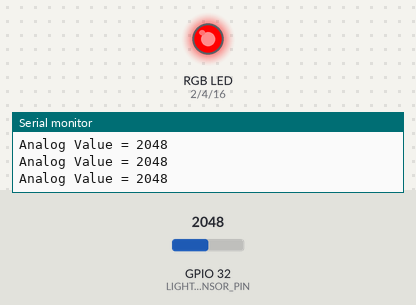
Recording of a sketch running on a simulated ESP32. Shown: an RGB LED mixed from three pins (HIGH = lit), the last lines printed to the serial monitor. Inputs (shaded band) come from the test bench; at power-on: GPIO 32 (LIGHT_SENSOR_PIN) = 2048. Dim RGB values are drawn brighter than linear.

Above: at 1.2 s.
1.3 s: GPIO 32 (LIGHT_SENSOR_PIN) set to 1033
2.8 s: GPIO 32 (LIGHT_SENSOR_PIN) set to 967
At 3.4 s:
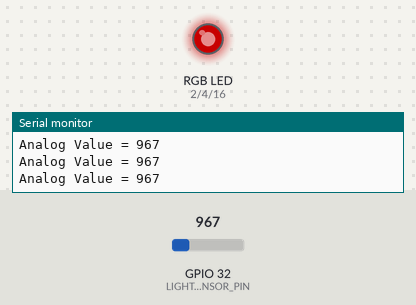
4.3 s: GPIO 32 (LIGHT_SENSOR_PIN) set to 1040
At 5.5 s:
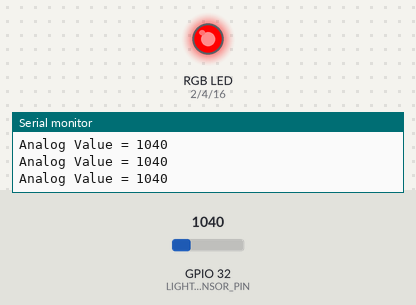
5.8 s: GPIO 32 (LIGHT_SENSOR_PIN) set to 491
At 6.4 s:
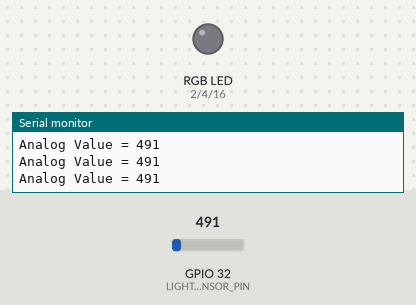
Timing chart, 0 to 8.3 s (numbered marks = the images above; inputs shaded):
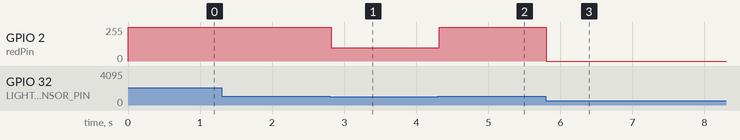

Measured:
- the behaviour switches between 1000 and 999 on GPIO 32 (LIGHT_SENSOR_PIN) (found by bisection; images 0 and 1)
- after the input at 2.8 s, GPIO 2 (redPin): 255/255 → 100/255 at once
- after the input at 4.3 s, GPIO 2 (redPin): 100/255 → 255/255 at once
- after the input at 5.8 s, GPIO 2 (redPin): 255/255 → 0/255 at once

The sketch:

Praktikum1.ino
```cpp
#define LIGHT_SENSOR_PIN 32

int redPin = 2;
int greenPin = 4;
int bluePin = 16;

void setup() {
  // put your setup code here, to run once:
  Serial.begin(9600);
  pinMode(redPin, OUTPUT);
  pinMode(greenPin, OUTPUT);
  pinMode(bluePin, OUTPUT);

}

void loop() {
  int analogValue = analogRead(LIGHT_SENSOR_PIN);
  if(analogValue < 500 ){
     setColor(0, 0, 0); //red
     Serial.print("Analog Value = ");
     Serial.print(analogValue);
     Serial.println("");
  }
  else if(analogValue < 1000 && analogValue > 500){
    setColor(100, 0, 0); //green
    Serial.print("Analog Value = ");
    Serial.print(analogValue);
    Serial.println("");
  }
  else{
    setColor(255, 0, 0); //blue
    Serial.print("Analog Value = ");
    Serial.print(analogValue);
    Serial.println("");
  }

}

void setColor(int red, int green, int blue){
  analogWrite(redPin, red);
  analogWrite(greenPin, green);
  analogWrite(bluePin, blue);
}
```
